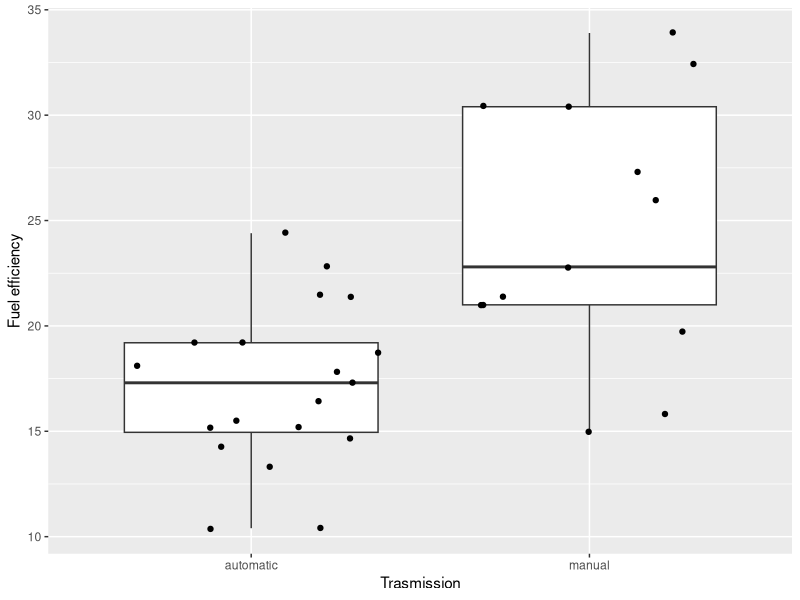

This figure's R source:
data("mtcars")
head(mtcars)

# convert am (0 = automatic, 1 = manual) column to a factor
mtcars$am <- factor(mtcars$am, levels = c(0, 1), head(mtcars), labels = c("automatic", "manual"))

library(ggplot2)
ggplot(mtcars, aes(x = am, y = mpg)) + geom_boxplot() + xlab("Trasmission") + ylab("Fuel efficiency") + geom_jitter(width = 0.4)

(tt <- t.test(formula = mpg ~ am, data = mtcars)) #Results are below

#Welch Two Sample t-test 
#data:  mpg by am
#t = -3.7671, df = 18.332, p-value = 0.001374
#alternative hypothesis: true difference in means is not equal to 0
#95 percent confidence interval:
#  -11.280194  -3.209684
#sample estimates:
#  mean in group 0 mean in group 1 
#17.14737        24.39231 

names(tt)
tt$p.value
tt$conf.int